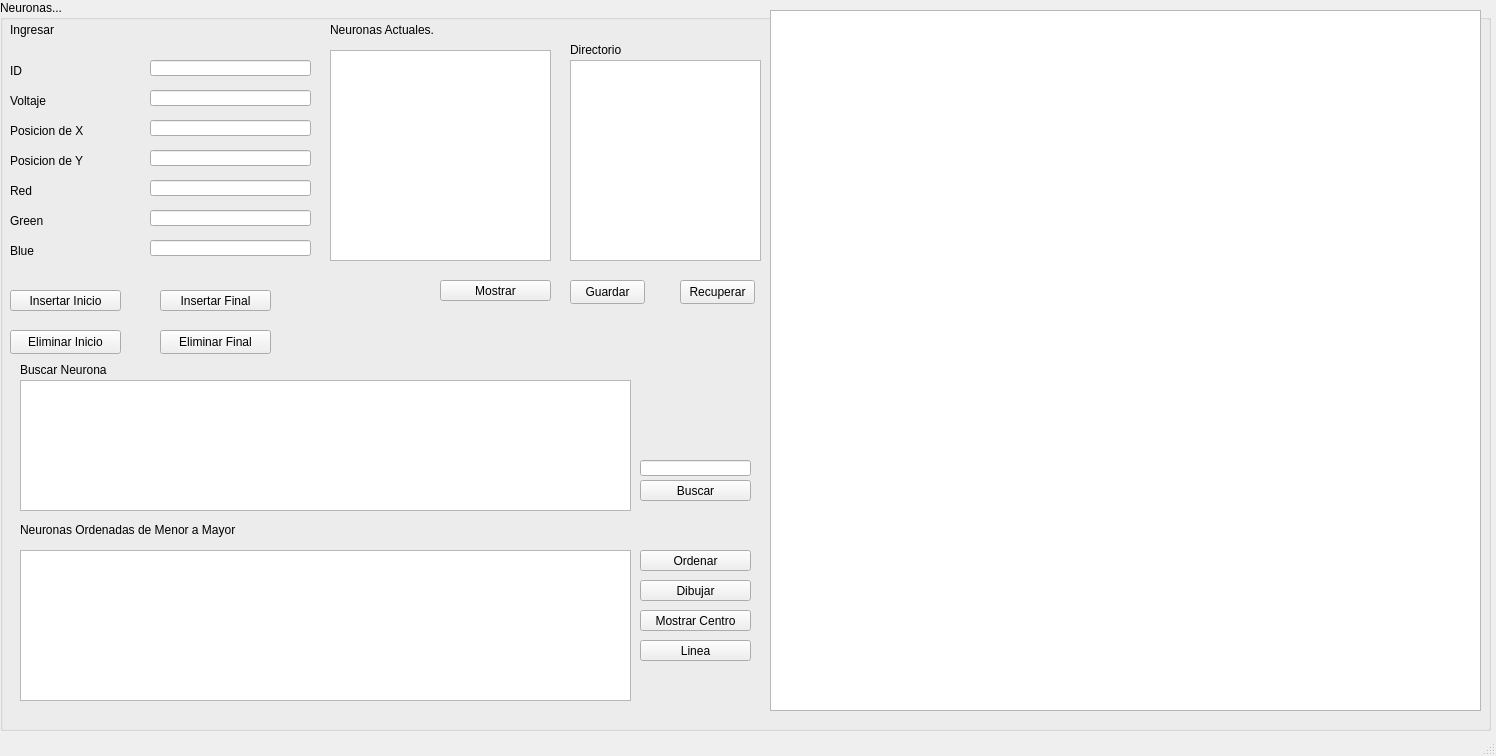
<?xml version="1.0" encoding="UTF-8"?>
<ui version="4.0">
 <class>MainWindow</class>
 <widget class="QMainWindow" name="MainWindow">
  <property name="geometry">
   <rect>
    <x>0</x>
    <y>0</y>
    <width>1496</width>
    <height>756</height>
   </rect>
  </property>
  <property name="windowTitle">
   <string>MainWindow</string>
  </property>
  <widget class="QWidget" name="centralwidget">
   <widget class="QGroupBox" name="BoxN">
    <property name="geometry">
     <rect>
      <x>0</x>
      <y>0</y>
      <width>1491</width>
      <height>731</height>
     </rect>
    </property>
    <property name="title">
     <string>Neuronas...</string>
    </property>
    <widget class="QPushButton" name="pushButton">
     <property name="geometry">
      <rect>
       <x>10</x>
       <y>290</y>
       <width>111</width>
       <height>21</height>
      </rect>
     </property>
     <property name="text">
      <string>Insertar Inicio</string>
     </property>
    </widget>
    <widget class="QLabel" name="label">
     <property name="geometry">
      <rect>
       <x>10</x>
       <y>20</y>
       <width>251</width>
       <height>20</height>
      </rect>
     </property>
     <property name="text">
      <string>Ingresar </string>
     </property>
    </widget>
    <widget class="QLineEdit" name="datoN">
     <property name="geometry">
      <rect>
       <x>150</x>
       <y>60</y>
       <width>161</width>
       <height>16</height>
      </rect>
     </property>
     <property name="text">
      <string/>
     </property>
    </widget>
    <widget class="QLineEdit" name="datoN_2">
     <property name="geometry">
      <rect>
       <x>150</x>
       <y>90</y>
       <width>161</width>
       <height>16</height>
      </rect>
     </property>
    </widget>
    <widget class="QLineEdit" name="datoN_3">
     <property name="geometry">
      <rect>
       <x>150</x>
       <y>120</y>
       <width>161</width>
       <height>16</height>
      </rect>
     </property>
    </widget>
    <widget class="QLineEdit" name="datoN_4">
     <property name="geometry">
      <rect>
       <x>150</x>
       <y>150</y>
       <width>161</width>
       <height>16</height>
      </rect>
     </property>
    </widget>
    <widget class="QLineEdit" name="datoN_5">
     <property name="geometry">
      <rect>
       <x>150</x>
       <y>180</y>
       <width>161</width>
       <height>16</height>
      </rect>
     </property>
    </widget>
    <widget class="QLineEdit" name="datoN_6">
     <property name="geometry">
      <rect>
       <x>150</x>
       <y>210</y>
       <width>161</width>
       <height>16</height>
      </rect>
     </property>
    </widget>
    <widget class="QLineEdit" name="datoN_7">
     <property name="geometry">
      <rect>
       <x>150</x>
       <y>240</y>
       <width>161</width>
       <height>16</height>
      </rect>
     </property>
    </widget>
    <widget class="QPushButton" name="pushButton_2">
     <property name="geometry">
      <rect>
       <x>160</x>
       <y>290</y>
       <width>111</width>
       <height>21</height>
      </rect>
     </property>
     <property name="text">
      <string>Insertar Final</string>
     </property>
    </widget>
    <widget class="QPushButton" name="pushButton_7">
     <property name="geometry">
      <rect>
       <x>440</x>
       <y>280</y>
       <width>111</width>
       <height>21</height>
      </rect>
     </property>
     <property name="text">
      <string>Mostrar</string>
     </property>
    </widget>
    <widget class="QLabel" name="label_2">
     <property name="geometry">
      <rect>
       <x>330</x>
       <y>20</y>
       <width>251</width>
       <height>20</height>
      </rect>
     </property>
     <property name="text">
      <string>Neuronas Actuales.</string>
     </property>
    </widget>
    <widget class="QLabel" name="label_3">
     <property name="geometry">
      <rect>
       <x>10</x>
       <y>60</y>
       <width>111</width>
       <height>21</height>
      </rect>
     </property>
     <property name="text">
      <string>ID</string>
     </property>
    </widget>
    <widget class="QLabel" name="label_4">
     <property name="geometry">
      <rect>
       <x>10</x>
       <y>90</y>
       <width>111</width>
       <height>21</height>
      </rect>
     </property>
     <property name="text">
      <string>Voltaje</string>
     </property>
    </widget>
    <widget class="QLabel" name="label_5">
     <property name="geometry">
      <rect>
       <x>10</x>
       <y>120</y>
       <width>111</width>
       <height>21</height>
      </rect>
     </property>
     <property name="text">
      <string>Posicion de X</string>
     </property>
    </widget>
    <widget class="QLabel" name="label_6">
     <property name="geometry">
      <rect>
       <x>10</x>
       <y>150</y>
       <width>111</width>
       <height>21</height>
      </rect>
     </property>
     <property name="text">
      <string>Posicion de Y</string>
     </property>
    </widget>
    <widget class="QLabel" name="label_7">
     <property name="geometry">
      <rect>
       <x>10</x>
       <y>180</y>
       <width>111</width>
       <height>21</height>
      </rect>
     </property>
     <property name="text">
      <string>Red</string>
     </property>
    </widget>
    <widget class="QLabel" name="label_8">
     <property name="geometry">
      <rect>
       <x>10</x>
       <y>210</y>
       <width>111</width>
       <height>21</height>
      </rect>
     </property>
     <property name="text">
      <string>Green</string>
     </property>
    </widget>
    <widget class="QLabel" name="label_9">
     <property name="geometry">
      <rect>
       <x>10</x>
       <y>240</y>
       <width>111</width>
       <height>21</height>
      </rect>
     </property>
     <property name="text">
      <string>Blue</string>
     </property>
    </widget>
    <widget class="QPlainTextEdit" name="TextEdit">
     <property name="geometry">
      <rect>
       <x>330</x>
       <y>50</y>
       <width>221</width>
       <height>211</height>
      </rect>
     </property>
    </widget>
    <widget class="QPushButton" name="EliminarInicioB">
     <property name="geometry">
      <rect>
       <x>10</x>
       <y>330</y>
       <width>111</width>
       <height>24</height>
      </rect>
     </property>
     <property name="text">
      <string>Eliminar Inicio</string>
     </property>
    </widget>
    <widget class="QPushButton" name="Open_File">
     <property name="geometry">
      <rect>
       <x>570</x>
       <y>280</y>
       <width>75</width>
       <height>24</height>
      </rect>
     </property>
     <property name="text">
      <string>Guardar</string>
     </property>
    </widget>
    <widget class="QPushButton" name="EliminarFinalB">
     <property name="geometry">
      <rect>
       <x>160</x>
       <y>330</y>
       <width>111</width>
       <height>24</height>
      </rect>
     </property>
     <property name="text">
      <string>Eliminar Final</string>
     </property>
    </widget>
    <widget class="QPlainTextEdit" name="TextoD">
     <property name="geometry">
      <rect>
       <x>570</x>
       <y>60</y>
       <width>191</width>
       <height>201</height>
      </rect>
     </property>
    </widget>
    <widget class="QLabel" name="label_10">
     <property name="geometry">
      <rect>
       <x>570</x>
       <y>40</y>
       <width>61</width>
       <height>20</height>
      </rect>
     </property>
     <property name="text">
      <string>Directorio</string>
     </property>
    </widget>
    <widget class="QPushButton" name="Open_File_2">
     <property name="geometry">
      <rect>
       <x>680</x>
       <y>280</y>
       <width>75</width>
       <height>24</height>
      </rect>
     </property>
     <property name="text">
      <string>Recuperar</string>
     </property>
    </widget>
    <widget class="QPushButton" name="pushButton_8">
     <property name="geometry">
      <rect>
       <x>640</x>
       <y>480</y>
       <width>111</width>
       <height>21</height>
      </rect>
     </property>
     <property name="text">
      <string>Buscar</string>
     </property>
    </widget>
    <widget class="QLineEdit" name="datoN_8">
     <property name="geometry">
      <rect>
       <x>640</x>
       <y>460</y>
       <width>111</width>
       <height>16</height>
      </rect>
     </property>
    </widget>
    <widget class="QTableWidget" name="tableWidget">
     <property name="geometry">
      <rect>
       <x>20</x>
       <y>380</y>
       <width>611</width>
       <height>131</height>
      </rect>
     </property>
    </widget>
    <widget class="QGraphicsView" name="graphicsView">
     <property name="geometry">
      <rect>
       <x>770</x>
       <y>10</y>
       <width>711</width>
       <height>701</height>
      </rect>
     </property>
    </widget>
    <widget class="QPushButton" name="pushButton_9">
     <property name="geometry">
      <rect>
       <x>640</x>
       <y>580</y>
       <width>111</width>
       <height>21</height>
      </rect>
     </property>
     <property name="text">
      <string>Dibujar</string>
     </property>
    </widget>
    <widget class="QPushButton" name="pushButton_10">
     <property name="geometry">
      <rect>
       <x>640</x>
       <y>550</y>
       <width>111</width>
       <height>21</height>
      </rect>
     </property>
     <property name="text">
      <string>Ordenar</string>
     </property>
    </widget>
    <widget class="QTableWidget" name="tableWidget_2">
     <property name="geometry">
      <rect>
       <x>20</x>
       <y>550</y>
       <width>611</width>
       <height>151</height>
      </rect>
     </property>
    </widget>
    <widget class="QLabel" name="label_11">
     <property name="geometry">
      <rect>
       <x>20</x>
       <y>520</y>
       <width>251</width>
       <height>20</height>
      </rect>
     </property>
     <property name="text">
      <string>Neuronas Ordenadas de Menor a Mayor</string>
     </property>
    </widget>
    <widget class="QLabel" name="label_12">
     <property name="geometry">
      <rect>
       <x>20</x>
       <y>360</y>
       <width>251</width>
       <height>20</height>
      </rect>
     </property>
     <property name="text">
      <string>Buscar Neurona</string>
     </property>
    </widget>
    <widget class="QPushButton" name="pushButton_11">
     <property name="geometry">
      <rect>
       <x>640</x>
       <y>610</y>
       <width>111</width>
       <height>21</height>
      </rect>
     </property>
     <property name="text">
      <string>Mostrar Centro</string>
     </property>
    </widget>
    <widget class="QPushButton" name="pushButton_12">
     <property name="geometry">
      <rect>
       <x>640</x>
       <y>640</y>
       <width>111</width>
       <height>21</height>
      </rect>
     </property>
     <property name="text">
      <string>Linea</string>
     </property>
    </widget>
   </widget>
  </widget>
  <widget class="QMenuBar" name="menubar">
   <property name="geometry">
    <rect>
     <x>0</x>
     <y>0</y>
     <width>1496</width>
     <height>22</height>
    </rect>
   </property>
  </widget>
  <widget class="QStatusBar" name="statusbar"/>
 </widget>
 <resources/>
 <connections/>
</ui>
